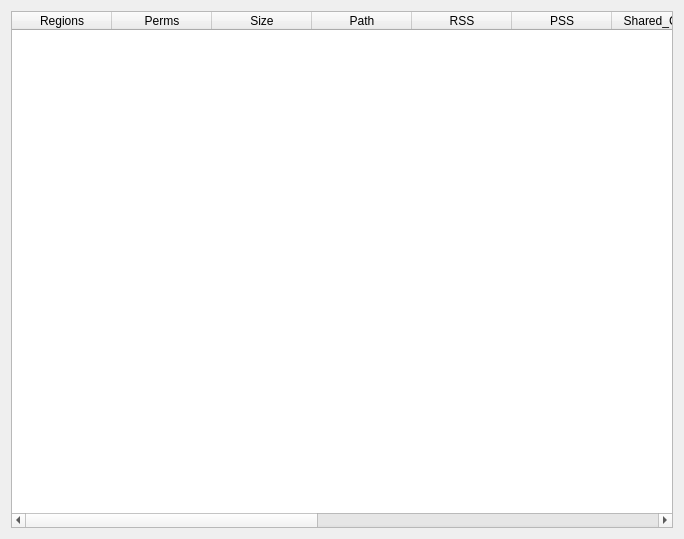
<?xml version="1.0" encoding="UTF-8"?>
<ui version="4.0">
 <class>Form</class>
 <widget class="QWidget" name="Form">
  <property name="geometry">
   <rect>
    <x>0</x>
    <y>0</y>
    <width>684</width>
    <height>539</height>
   </rect>
  </property>
  <property name="windowTitle">
   <string>Memory Regions</string>
  </property>
  <layout class="QGridLayout" name="gridLayout">
   <item row="0" column="0">
    <widget class="QTableWidget" name="tableWidget_MemoryRegions">
     <property name="editTriggers">
      <set>QAbstractItemView::NoEditTriggers</set>
     </property>
     <property name="selectionMode">
      <enum>QAbstractItemView::SingleSelection</enum>
     </property>
     <property name="selectionBehavior">
      <enum>QAbstractItemView::SelectRows</enum>
     </property>
     <property name="sortingEnabled">
      <bool>true</bool>
     </property>
     <attribute name="horizontalHeaderStretchLastSection">
      <bool>true</bool>
     </attribute>
     <attribute name="verticalHeaderVisible">
      <bool>false</bool>
     </attribute>
     <attribute name="verticalHeaderDefaultSectionSize">
      <number>16</number>
     </attribute>
     <attribute name="verticalHeaderMinimumSectionSize">
      <number>16</number>
     </attribute>
     <column>
      <property name="text">
       <string>Regions</string>
      </property>
     </column>
     <column>
      <property name="text">
       <string>Perms</string>
      </property>
     </column>
     <column>
      <property name="text">
       <string>Size</string>
      </property>
     </column>
     <column>
      <property name="text">
       <string>Path</string>
      </property>
     </column>
     <column>
      <property name="text">
       <string>RSS</string>
      </property>
     </column>
     <column>
      <property name="text">
       <string>PSS</string>
      </property>
     </column>
     <column>
      <property name="text">
       <string>Shared_Clean</string>
      </property>
     </column>
     <column>
      <property name="text">
       <string>Shared_Dirty</string>
      </property>
     </column>
     <column>
      <property name="text">
       <string>Private_Clean</string>
      </property>
     </column>
     <column>
      <property name="text">
       <string>Private_Dirty</string>
      </property>
     </column>
     <column>
      <property name="text">
       <string>Referenced</string>
      </property>
     </column>
     <column>
      <property name="text">
       <string>Anonymous</string>
      </property>
     </column>
     <column>
      <property name="text">
       <string>Swap</string>
      </property>
     </column>
    </widget>
   </item>
  </layout>
 </widget>
 <resources/>
 <connections/>
</ui>
